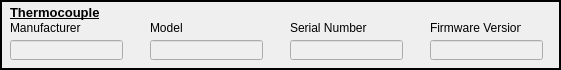
  <widget class="QFrame" name="frame_8">
   <property name="geometry">
    <rect>
     <x>10</x>
     <y>535</y>
     <width>561</width>
     <height>70</height>
    </rect>
   </property>
   <property name="frameShape">
    <enum>QFrame::Box</enum>
   </property>
   <property name="frameShadow">
    <enum>QFrame::Plain</enum>
   </property>
   <property name="lineWidth">
    <number>2</number>
   </property>
   <property name="midLineWidth">
    <number>1</number>
   </property>
   <widget class="QLineEdit" name="THERMO_MANUFACTURER_FIELD">
    <property name="enabled">
     <bool>false</bool>
    </property>
    <property name="geometry">
     <rect>
      <x>10</x>
      <y>40</y>
      <width>113</width>
      <height>20</height>
     </rect>
    </property>
   </widget>
   <widget class="QLabel" name="label_37">
    <property name="geometry">
     <rect>
      <x>10</x>
      <y>20</y>
      <width>91</width>
      <height>16</height>
     </rect>
    </property>
    <property name="text">
     <string>Manufacturer</string>
    </property>
   </widget>
   <widget class="QLineEdit" name="THERMO_MODELNUM_FIELD">
    <property name="enabled">
     <bool>false</bool>
    </property>
    <property name="geometry">
     <rect>
      <x>150</x>
      <y>40</y>
      <width>113</width>
      <height>20</height>
     </rect>
    </property>
   </widget>
   <widget class="QLabel" name="label_38">
    <property name="geometry">
     <rect>
      <x>150</x>
      <y>20</y>
      <width>81</width>
      <height>16</height>
     </rect>
    </property>
    <property name="text">
     <string>Model</string>
    </property>
   </widget>
   <widget class="QLabel" name="label_39">
    <property name="geometry">
     <rect>
      <x>290</x>
      <y>20</y>
      <width>81</width>
      <height>16</height>
     </rect>
    </property>
    <property name="text">
     <string>Serial Number</string>
    </property>
   </widget>
   <widget class="QLineEdit" name="THERMO_SN_FIELD">
    <property name="enabled">
     <bool>false</bool>
    </property>
    <property name="geometry">
     <rect>
      <x>290</x>
      <y>40</y>
      <width>113</width>
      <height>20</height>
     </rect>
    </property>
   </widget>
   <widget class="QLabel" name="label_40">
    <property name="geometry">
     <rect>
      <x>430</x>
      <y>20</y>
      <width>91</width>
      <height>16</height>
     </rect>
    </property>
    <property name="text">
     <string>Firmware Version</string>
    </property>
   </widget>
   <widget class="QLineEdit" name="THERMO_FIRMWARE_V_FIELD">
    <property name="enabled">
     <bool>false</bool>
    </property>
    <property name="geometry">
     <rect>
      <x>430</x>
      <y>40</y>
      <width>113</width>
      <height>20</height>
     </rect>
    </property>
   </widget>
   <widget class="QLabel" name="label_41">
    <property name="geometry">
     <rect>
      <x>10</x>
      <y>5</y>
      <width>271</width>
      <height>16</height>
     </rect>
    </property>
    <property name="autoFillBackground">
     <bool>false</bool>
    </property>
    <property name="frameShape">
     <enum>QFrame::NoFrame</enum>
    </property>
    <property name="frameShadow">
     <enum>QFrame::Plain</enum>
    </property>
    <property name="lineWidth">
     <number>0</number>
    </property>
    <property name="midLineWidth">
     <number>0</number>
    </property>
    <property name="text">
     <string>&lt;html&gt;&lt;head/&gt;&lt;body&gt;&lt;p&gt;&lt;span style=&quot; font-size:10pt; font-weight:600; text-decoration: underline;&quot;&gt;Thermocouple&lt;/span&gt;&lt;/p&gt;&lt;/body&gt;&lt;/html&gt;</string>
    </property>
    <property name="openExternalLinks">
     <bool>false</bool>
    </property>
   </widget>
  </widget>
